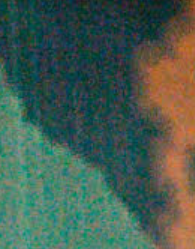
#> input picture Image Processing Basics/noice.png, 195 x 249 px
$ python 07_noice_reduction_gy.py
#> lines starting #> are read from the running program, lines starting #| are printed output that depends on the picture
import cv2

# Load an image
image_path = 'noice.png'
image = cv2.imread(image_path)
#> image is the input picture: shape (249, 195, 3); mean B, G, R 81.1, 93.1, 70.9

# Check if image loading was successful
if image is None:
    print(f'Failed to load image at path: {image_path}')
    exit()

# Apply Gaussian blur
blurred = cv2.GaussianBlur(image, (15, 5), 0)  # Adjust kernel size (5, 5) as needed
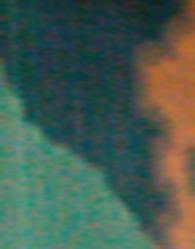
#> blurred: shape (249, 195, 3); mean B, G, R 81.1, 93.1, 70.9

# Display the original image and the blurred image
cv2.imshow('Original Image', image)
cv2.imshow('Blurred Image', blurred)

# Wait for a key press and close all windows
cv2.waitKey(0)
cv2.destroyAllWindows()
